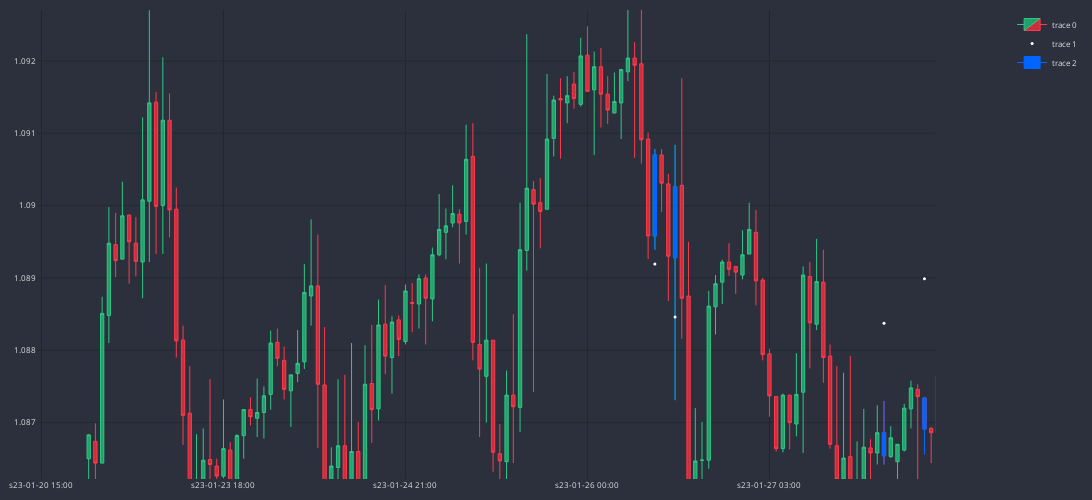

Notebook cell for this chart:
### Code cell
simulator.plot_trades([t for t in trades if t.outcome == TradeOutcome.LOSS], lambda data : fr"peaks: {[p.idx for p in data['peaks']]}")
